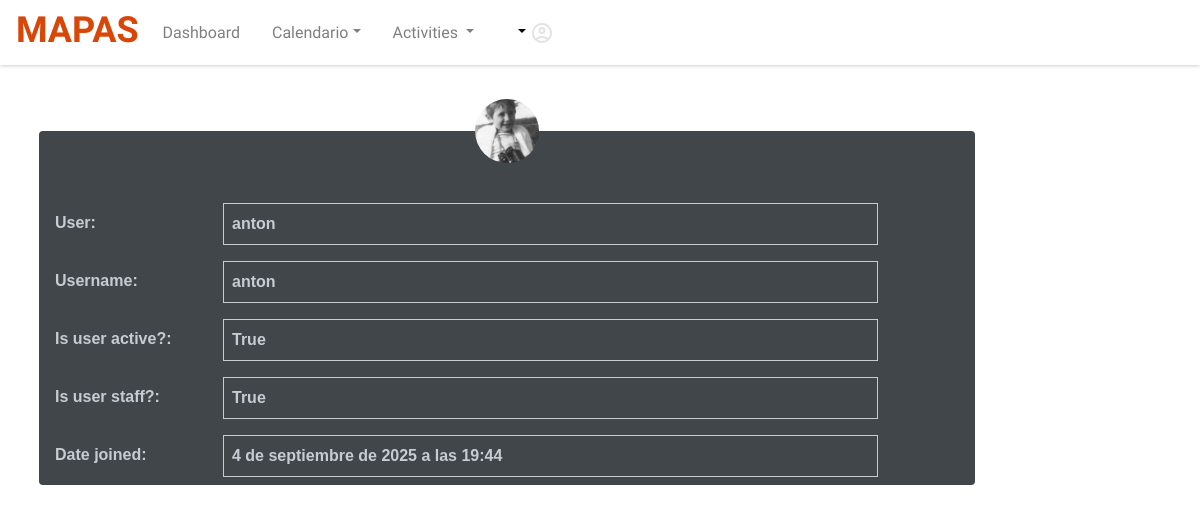
/profile/1 (signed in), run on an earlier commit of the app's database.
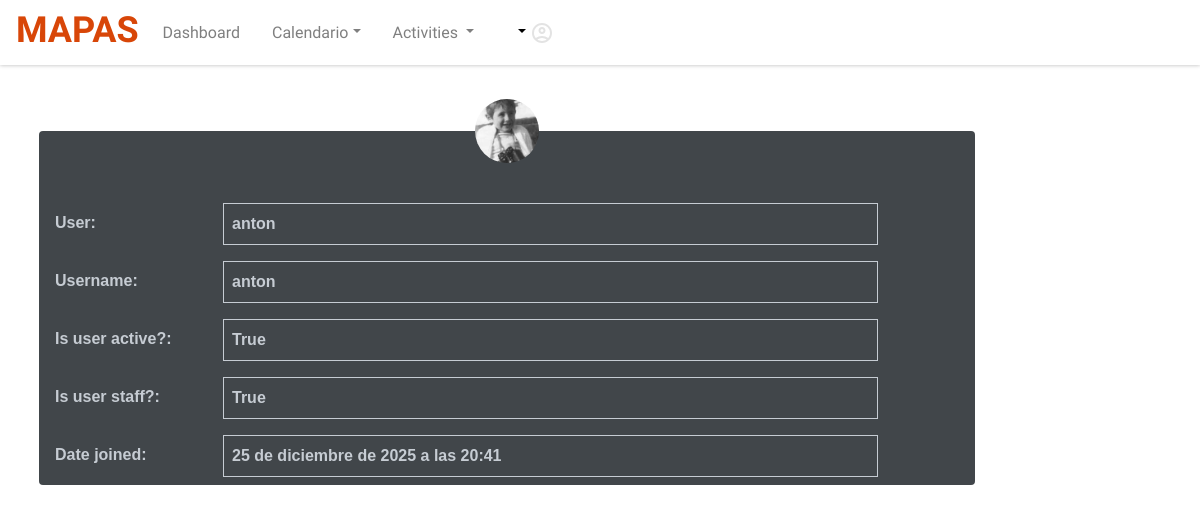
And on a later commit of the database.
### mapas/models.py (models this page shows)
class User(AbstractUser):
    edad = models.IntegerField(default=None, blank=True, null=True)
    altura = models.FloatField(max_length=20, default=None, blank=True, null=True)
    peso = models.FloatField(max_length=20, default=None, blank=True, null=True)
    fc_reposo = models.FloatField(max_length=20, default=None, blank=True, null=True)
    fc_max = models.FloatField(max_length=20, default=None, blank=True, null=True)
    card_z1 = models.FloatField(max_length=20, default=None, blank=True, null=True)
    card_z2 = models.FloatField(max_length=20, default=None, blank=True, null=True)
    card_z3 = models.FloatField(max_length=20, default=None, blank=True, null=True)
    card_z4 = models.FloatField(max_length=20, default=None, blank=True, null=True)
    pass

### mapas/views.py (the view)
# urls.py: path("profile/<int:user_id>", views.profile, name="profile"),
@login_required
def profile(request, user_id):
    user = User.objects.get(pk=user_id)
    return render(request, "mapas/profile.html", {
        "user": user
    })

### mapas/templates/mapas/profile.html
{% extends 'mapas/layout.html' %}
{% load static %}
{% block body %}
<div class="container-fluid">
    <div class="card profile-card m-3">
        <div class="user-profile">
            <img alt="" src="{% static '/icons/profile_img.jpg' %}" class="mini_img"/>
        </div>
        <div class="card-profile-data">
            <div class="title p-2">
                User:
            </div >
            <div class="content p-2">
                {{ user.username }}
            </div>
        </div>
        <div class="card-profile-data">
            <div class="title p-2">
                Username:
            </div >
            <div class="content p-2">
                {{ user.username }}
            </div>
        </div>
        <div class="card-profile-data">
            <div class="title p-2">
                Is user active?:
            </div >
            <div class="content p-2">
                {{ user.is_active }}
            </div>
        </div>
        <div class="card-profile-data">
            <div class="title p-2">
                Is user staff?:
            </div >
            <div class="content p-2">
                {{ user.is_staff }}
            </div>
        </div>
        <div class="card-profile-data">
            <div class="title p-2">
                Date joined:
            </div >
            <div class="content p-2">
                {{ user.date_joined }}
            </div>
        </div>
    </div>
</div>
{% endblock %}

What changed in the data, as far as the page shows it:
changed User "anton": date_joined "4 de septiembre de 2025 a las 19:44" → "25 de diciembre de 2025 a las 20:41"
